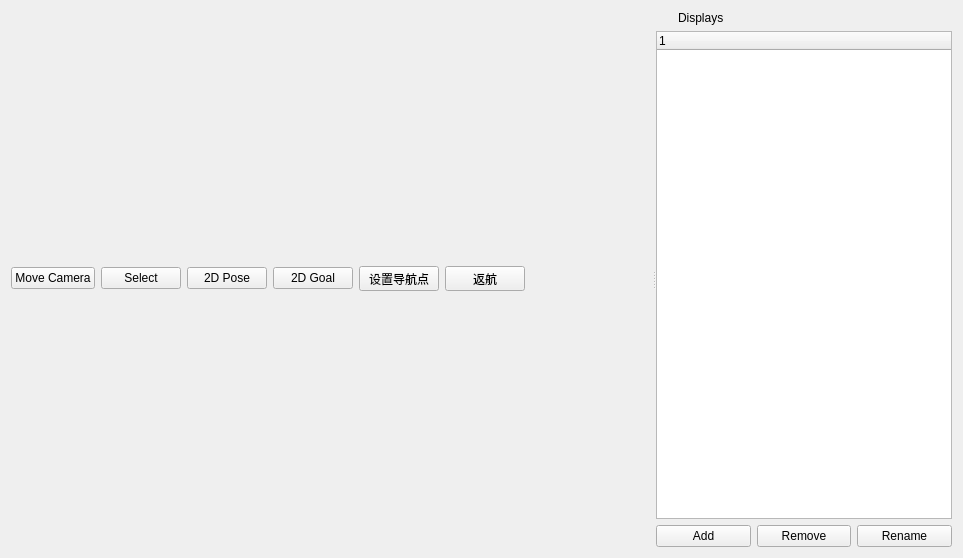
<?xml version="1.0" encoding="UTF-8"?>
<ui version="4.0">
 <class>QRviz</class>
 <widget class="QWidget" name="QRviz">
  <property name="geometry">
   <rect>
    <x>0</x>
    <y>0</y>
    <width>963</width>
    <height>558</height>
   </rect>
  </property>
  <property name="windowTitle">
   <string>Form</string>
  </property>
  <layout class="QVBoxLayout" name="verticalLayout_2">
   <item>
    <widget class="QSplitter" name="splitter_window_display">
     <property name="orientation">
      <enum>Qt::Horizontal</enum>
     </property>
     <property name="opaqueResize">
      <bool>true</bool>
     </property>
     <property name="childrenCollapsible">
      <bool>false</bool>
     </property>
     <widget class="QWidget" name="layoutWidget">
      <layout class="QVBoxLayout" name="verticalLayout" stretch="1,500">
       <item>
        <layout class="QHBoxLayout" name="horizontalLayout_25">
         <item>
          <widget class="QPushButton" name="pushBotton_move_camera">
           <property name="text">
            <string>Move Camera</string>
           </property>
           <property name="icon">
            <iconset resource="rviz.qrc">
             <normaloff>:/rviz_icon/classes/MoveCamera.png</normaloff>:/rviz_icon/classes/MoveCamera.png</iconset>
           </property>
          </widget>
         </item>
         <item>
          <widget class="QPushButton" name="pushBotton_select">
           <property name="text">
            <string>Select</string>
           </property>
           <property name="icon">
            <iconset resource="rviz.qrc">
             <normaloff>:/rviz_icon/classes/Select.png</normaloff>:/rviz_icon/classes/Select.png</iconset>
           </property>
          </widget>
         </item>
         <item>
          <widget class="QPushButton" name="pushBotton_2DPose">
           <property name="maximumSize">
            <size>
             <width>16777215</width>
             <height>16777215</height>
            </size>
           </property>
           <property name="text">
            <string>2D Pose</string>
           </property>
           <property name="icon">
            <iconset resource="rviz.qrc">
             <normaloff>:/rviz_icon/classes/Pose.png</normaloff>:/rviz_icon/classes/Pose.png</iconset>
           </property>
          </widget>
         </item>
         <item>
          <widget class="QPushButton" name="pushBotton_2DGoal">
           <property name="text">
            <string>2D Goal</string>
           </property>
           <property name="icon">
            <iconset resource="rviz.qrc">
             <normaloff>:/rviz_icon/classes/SetGoal.png</normaloff>:/rviz_icon/classes/SetGoal.png</iconset>
           </property>
          </widget>
         </item>
         <item>
          <widget class="QPushButton" name="pushBotton_setNavGoal">
           <property name="maximumSize">
            <size>
             <width>16777215</width>
             <height>25</height>
            </size>
           </property>
           <property name="text">
            <string>设置导航点</string>
           </property>
           <property name="icon">
            <iconset resource="rviz.qrc">
             <normaloff>:/rviz_icon/set_return.png</normaloff>:/rviz_icon/set_return.png</iconset>
           </property>
          </widget>
         </item>
         <item>
          <widget class="QPushButton" name="pushBotton_setReturn">
           <property name="maximumSize">
            <size>
             <width>16777215</width>
             <height>25</height>
            </size>
           </property>
           <property name="text">
            <string>返航</string>
           </property>
           <property name="icon">
            <iconset resource="rviz.qrc">
             <normaloff>:/rviz_icon/return.png</normaloff>:/rviz_icon/return.png</iconset>
           </property>
          </widget>
         </item>
         <item>
          <spacer name="horizontalSpacer_2">
           <property name="orientation">
            <enum>Qt::Horizontal</enum>
           </property>
           <property name="sizeHint" stdset="0">
            <size>
             <width>40</width>
             <height>20</height>
            </size>
           </property>
          </spacer>
         </item>
        </layout>
       </item>
       <item>
        <layout class="QVBoxLayout" name="verticalLayout_displayWindow"/>
       </item>
      </layout>
     </widget>
     <widget class="QWidget" name="layoutWidget">
      <layout class="QVBoxLayout" name="verticalLayout_5">
       <item>
        <layout class="QHBoxLayout" name="horizontalLayout_6">
         <item>
          <widget class="QLabel" name="label_12">
           <property name="maximumSize">
            <size>
             <width>16</width>
             <height>16</height>
            </size>
           </property>
           <property name="text">
            <string/>
           </property>
           <property name="pixmap">
            <pixmap resource="rviz.qrc">:/rviz_icon/display.png</pixmap>
           </property>
          </widget>
         </item>
         <item>
          <widget class="QLabel" name="label_13">
           <property name="text">
            <string>Displays</string>
           </property>
          </widget>
         </item>
        </layout>
       </item>
       <item>
        <widget class="QTreeWidget" name="treeWidget_rviz">
         <attribute name="headerCascadingSectionResizes">
          <bool>true</bool>
         </attribute>
         <attribute name="headerDefaultSectionSize">
          <number>160</number>
         </attribute>
         <attribute name="headerMinimumSectionSize">
          <number>160</number>
         </attribute>
         <column>
          <property name="text">
           <string notr="true">1</string>
          </property>
         </column>
        </widget>
       </item>
       <item>
        <layout class="QHBoxLayout" name="horizontalLayout_5">
         <item>
          <widget class="QPushButton" name="pushButton_add_topic">
           <property name="text">
            <string>Add</string>
           </property>
           <property name="icon">
            <iconset resource="rviz.qrc">
             <normaloff>:/rviz_icon/plus.png</normaloff>:/rviz_icon/plus.png</iconset>
           </property>
          </widget>
         </item>
         <item>
          <widget class="QPushButton" name="pushButton_4">
           <property name="text">
            <string>Remove</string>
           </property>
           <property name="icon">
            <iconset resource="rviz.qrc">
             <normaloff>:/rviz_icon/minus.png</normaloff>:/rviz_icon/minus.png</iconset>
           </property>
          </widget>
         </item>
         <item>
          <widget class="QPushButton" name="pushButton_5">
           <property name="text">
            <string>Rename</string>
           </property>
          </widget>
         </item>
        </layout>
       </item>
      </layout>
     </widget>
    </widget>
   </item>
  </layout>
 </widget>
 <resources>
  <include location="rviz.qrc"/>
 </resources>
 <connections/>
</ui>
